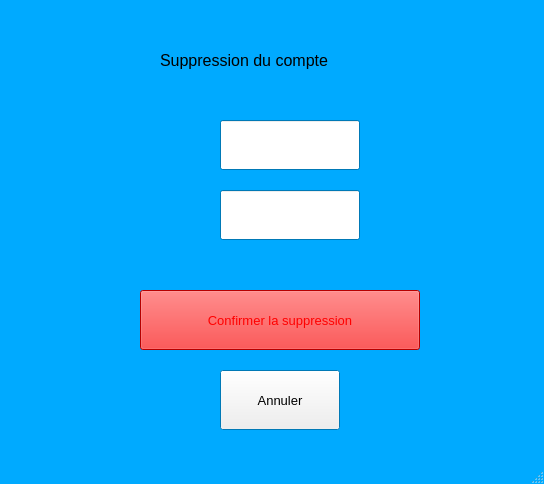
<?xml version="1.0" encoding="UTF-8"?>
<ui version="4.0">
 <class>MainWindow</class>
 <widget class="QMainWindow" name="MainWindow">
  <property name="geometry">
   <rect>
    <x>0</x>
    <y>0</y>
    <width>544</width>
    <height>484</height>
   </rect>
  </property>
  <property name="palette">
   <palette>
    <active>
     <colorrole role="Base">
      <brush brushstyle="SolidPattern">
       <color alpha="255">
        <red>255</red>
        <green>255</green>
        <blue>255</blue>
       </color>
      </brush>
     </colorrole>
     <colorrole role="Window">
      <brush brushstyle="SolidPattern">
       <color alpha="255">
        <red>0</red>
        <green>170</green>
        <blue>255</blue>
       </color>
      </brush>
     </colorrole>
    </active>
    <inactive>
     <colorrole role="Base">
      <brush brushstyle="SolidPattern">
       <color alpha="255">
        <red>255</red>
        <green>255</green>
        <blue>255</blue>
       </color>
      </brush>
     </colorrole>
     <colorrole role="Window">
      <brush brushstyle="SolidPattern">
       <color alpha="255">
        <red>0</red>
        <green>170</green>
        <blue>255</blue>
       </color>
      </brush>
     </colorrole>
    </inactive>
    <disabled>
     <colorrole role="Base">
      <brush brushstyle="SolidPattern">
       <color alpha="255">
        <red>0</red>
        <green>170</green>
        <blue>255</blue>
       </color>
      </brush>
     </colorrole>
     <colorrole role="Window">
      <brush brushstyle="SolidPattern">
       <color alpha="255">
        <red>0</red>
        <green>170</green>
        <blue>255</blue>
       </color>
      </brush>
     </colorrole>
    </disabled>
   </palette>
  </property>
  <property name="font">
   <font>
    <pointsize>10</pointsize>
   </font>
  </property>
  <property name="windowTitle">
   <string>MainWindow</string>
  </property>
  <widget class="QWidget" name="centralwidget">
   <widget class="QLabel" name="label">
    <property name="geometry">
     <rect>
      <x>160</x>
      <y>20</y>
      <width>281</width>
      <height>81</height>
     </rect>
    </property>
    <property name="font">
     <font>
      <pointsize>12</pointsize>
     </font>
    </property>
    <property name="text">
     <string>Suppression du compte</string>
    </property>
   </widget>
   <widget class="QLineEdit" name="Mail3">
    <property name="geometry">
     <rect>
      <x>220</x>
      <y>120</y>
      <width>140</width>
      <height>50</height>
     </rect>
    </property>
    <property name="text">
     <string/>
    </property>
   </widget>
   <widget class="QLineEdit" name="MDP3">
    <property name="geometry">
     <rect>
      <x>220</x>
      <y>190</y>
      <width>140</width>
      <height>50</height>
     </rect>
    </property>
    <property name="text">
     <string/>
    </property>
   </widget>
   <widget class="QPushButton" name="Confirmer3">
    <property name="geometry">
     <rect>
      <x>140</x>
      <y>290</y>
      <width>280</width>
      <height>60</height>
     </rect>
    </property>
    <property name="palette">
     <palette>
      <active>
       <colorrole role="WindowText">
        <brush brushstyle="SolidPattern">
         <color alpha="255">
          <red>255</red>
          <green>0</green>
          <blue>0</blue>
         </color>
        </brush>
       </colorrole>
       <colorrole role="Button">
        <brush brushstyle="SolidPattern">
         <color alpha="255">
          <red>255</red>
          <green>0</green>
          <blue>0</blue>
         </color>
        </brush>
       </colorrole>
       <colorrole role="Light">
        <brush brushstyle="SolidPattern">
         <color alpha="255">
          <red>255</red>
          <green>0</green>
          <blue>0</blue>
         </color>
        </brush>
       </colorrole>
       <colorrole role="Midlight">
        <brush brushstyle="SolidPattern">
         <color alpha="255">
          <red>255</red>
          <green>0</green>
          <blue>0</blue>
         </color>
        </brush>
       </colorrole>
       <colorrole role="Dark">
        <brush brushstyle="SolidPattern">
         <color alpha="255">
          <red>255</red>
          <green>0</green>
          <blue>0</blue>
         </color>
        </brush>
       </colorrole>
       <colorrole role="Mid">
        <brush brushstyle="SolidPattern">
         <color alpha="255">
          <red>255</red>
          <green>0</green>
          <blue>0</blue>
         </color>
        </brush>
       </colorrole>
       <colorrole role="Text">
        <brush brushstyle="SolidPattern">
         <color alpha="255">
          <red>255</red>
          <green>0</green>
          <blue>0</blue>
         </color>
        </brush>
       </colorrole>
       <colorrole role="BrightText">
        <brush brushstyle="SolidPattern">
         <color alpha="255">
          <red>255</red>
          <green>0</green>
          <blue>0</blue>
         </color>
        </brush>
       </colorrole>
       <colorrole role="ButtonText">
        <brush brushstyle="SolidPattern">
         <color alpha="255">
          <red>255</red>
          <green>0</green>
          <blue>0</blue>
         </color>
        </brush>
       </colorrole>
       <colorrole role="Base">
        <brush brushstyle="SolidPattern">
         <color alpha="255">
          <red>255</red>
          <green>0</green>
          <blue>0</blue>
         </color>
        </brush>
       </colorrole>
       <colorrole role="Window">
        <brush brushstyle="SolidPattern">
         <color alpha="255">
          <red>255</red>
          <green>0</green>
          <blue>0</blue>
         </color>
        </brush>
       </colorrole>
       <colorrole role="Shadow">
        <brush brushstyle="SolidPattern">
         <color alpha="255">
          <red>255</red>
          <green>0</green>
          <blue>0</blue>
         </color>
        </brush>
       </colorrole>
       <colorrole role="Highlight">
        <brush brushstyle="SolidPattern">
         <color alpha="255">
          <red>255</red>
          <green>0</green>
          <blue>0</blue>
         </color>
        </brush>
       </colorrole>
       <colorrole role="HighlightedText">
        <brush brushstyle="SolidPattern">
         <color alpha="255">
          <red>255</red>
          <green>0</green>
          <blue>0</blue>
         </color>
        </brush>
       </colorrole>
       <colorrole role="Link">
        <brush brushstyle="SolidPattern">
         <color alpha="255">
          <red>255</red>
          <green>0</green>
          <blue>0</blue>
         </color>
        </brush>
       </colorrole>
       <colorrole role="LinkVisited">
        <brush brushstyle="SolidPattern">
         <color alpha="255">
          <red>255</red>
          <green>0</green>
          <blue>0</blue>
         </color>
        </brush>
       </colorrole>
       <colorrole role="AlternateBase">
        <brush brushstyle="SolidPattern">
         <color alpha="255">
          <red>255</red>
          <green>0</green>
          <blue>0</blue>
         </color>
        </brush>
       </colorrole>
       <colorrole role="NoRole">
        <brush brushstyle="SolidPattern">
         <color alpha="255">
          <red>255</red>
          <green>0</green>
          <blue>0</blue>
         </color>
        </brush>
       </colorrole>
       <colorrole role="ToolTipBase">
        <brush brushstyle="SolidPattern">
         <color alpha="255">
          <red>255</red>
          <green>0</green>
          <blue>0</blue>
         </color>
        </brush>
       </colorrole>
       <colorrole role="ToolTipText">
        <brush brushstyle="SolidPattern">
         <color alpha="255">
          <red>255</red>
          <green>0</green>
          <blue>0</blue>
         </color>
        </brush>
       </colorrole>
      </active>
      <inactive>
       <colorrole role="WindowText">
        <brush brushstyle="SolidPattern">
         <color alpha="255">
          <red>255</red>
          <green>0</green>
          <blue>0</blue>
         </color>
        </brush>
       </colorrole>
       <colorrole role="Button">
        <brush brushstyle="SolidPattern">
         <color alpha="255">
          <red>255</red>
          <green>0</green>
          <blue>0</blue>
         </color>
        </brush>
       </colorrole>
       <colorrole role="Light">
        <brush brushstyle="SolidPattern">
         <color alpha="255">
          <red>255</red>
          <green>0</green>
          <blue>0</blue>
         </color>
        </brush>
       </colorrole>
       <colorrole role="Midlight">
        <brush brushstyle="SolidPattern">
         <color alpha="255">
          <red>255</red>
          <green>0</green>
          <blue>0</blue>
         </color>
        </brush>
       </colorrole>
       <colorrole role="Dark">
        <brush brushstyle="SolidPattern">
         <color alpha="255">
          <red>255</red>
          <green>0</green>
          <blue>0</blue>
         </color>
        </brush>
       </colorrole>
       <colorrole role="Mid">
        <brush brushstyle="SolidPattern">
         <color alpha="255">
          <red>255</red>
          <green>0</green>
          <blue>0</blue>
         </color>
        </brush>
       </colorrole>
       <colorrole role="Text">
        <brush brushstyle="SolidPattern">
         <color alpha="255">
          <red>255</red>
          <green>0</green>
          <blue>0</blue>
         </color>
        </brush>
       </colorrole>
       <colorrole role="BrightText">
        <brush brushstyle="SolidPattern">
         <color alpha="255">
          <red>255</red>
          <green>0</green>
          <blue>0</blue>
         </color>
        </brush>
       </colorrole>
       <colorrole role="ButtonText">
        <brush brushstyle="SolidPattern">
         <color alpha="255">
          <red>255</red>
          <green>0</green>
          <blue>0</blue>
         </color>
        </brush>
       </colorrole>
       <colorrole role="Base">
        <brush brushstyle="SolidPattern">
         <color alpha="255">
          <red>255</red>
          <green>0</green>
          <blue>0</blue>
         </color>
        </brush>
       </colorrole>
       <colorrole role="Window">
        <brush brushstyle="SolidPattern">
         <color alpha="255">
          <red>255</red>
          <green>0</green>
          <blue>0</blue>
         </color>
        </brush>
       </colorrole>
       <colorrole role="Shadow">
        <brush brushstyle="SolidPattern">
         <color alpha="255">
          <red>255</red>
          <green>0</green>
          <blue>0</blue>
         </color>
        </brush>
       </colorrole>
       <colorrole role="Highlight">
        <brush brushstyle="SolidPattern">
         <color alpha="255">
          <red>255</red>
          <green>0</green>
          <blue>0</blue>
         </color>
        </brush>
       </colorrole>
       <colorrole role="HighlightedText">
        <brush brushstyle="SolidPattern">
         <color alpha="255">
          <red>255</red>
          <green>0</green>
          <blue>0</blue>
         </color>
        </brush>
       </colorrole>
       <colorrole role="Link">
        <brush brushstyle="SolidPattern">
         <color alpha="255">
          <red>255</red>
          <green>0</green>
          <blue>0</blue>
         </color>
        </brush>
       </colorrole>
       <colorrole role="LinkVisited">
        <brush brushstyle="SolidPattern">
         <color alpha="255">
          <red>255</red>
          <green>0</green>
          <blue>0</blue>
         </color>
        </brush>
       </colorrole>
       <colorrole role="AlternateBase">
        <brush brushstyle="SolidPattern">
         <color alpha="255">
          <red>255</red>
          <green>0</green>
          <blue>0</blue>
         </color>
        </brush>
       </colorrole>
       <colorrole role="NoRole">
        <brush brushstyle="SolidPattern">
         <color alpha="255">
          <red>255</red>
          <green>0</green>
          <blue>0</blue>
         </color>
        </brush>
       </colorrole>
       <colorrole role="ToolTipBase">
        <brush brushstyle="SolidPattern">
         <color alpha="255">
          <red>255</red>
          <green>0</green>
          <blue>0</blue>
         </color>
        </brush>
       </colorrole>
       <colorrole role="ToolTipText">
        <brush brushstyle="SolidPattern">
         <color alpha="255">
          <red>255</red>
          <green>0</green>
          <blue>0</blue>
         </color>
        </brush>
       </colorrole>
      </inactive>
      <disabled>
       <colorrole role="WindowText">
        <brush brushstyle="SolidPattern">
         <color alpha="255">
          <red>255</red>
          <green>0</green>
          <blue>0</blue>
         </color>
        </brush>
       </colorrole>
       <colorrole role="Button">
        <brush brushstyle="SolidPattern">
         <color alpha="255">
          <red>255</red>
          <green>0</green>
          <blue>0</blue>
         </color>
        </brush>
       </colorrole>
       <colorrole role="Light">
        <brush brushstyle="SolidPattern">
         <color alpha="255">
          <red>255</red>
          <green>0</green>
          <blue>0</blue>
         </color>
        </brush>
       </colorrole>
       <colorrole role="Midlight">
        <brush brushstyle="SolidPattern">
         <color alpha="255">
          <red>255</red>
          <green>0</green>
          <blue>0</blue>
         </color>
        </brush>
       </colorrole>
       <colorrole role="Dark">
        <brush brushstyle="SolidPattern">
         <color alpha="255">
          <red>255</red>
          <green>0</green>
          <blue>0</blue>
         </color>
        </brush>
       </colorrole>
       <colorrole role="Mid">
        <brush brushstyle="SolidPattern">
         <color alpha="255">
          <red>255</red>
          <green>0</green>
          <blue>0</blue>
         </color>
        </brush>
       </colorrole>
       <colorrole role="Text">
        <brush brushstyle="SolidPattern">
         <color alpha="255">
          <red>255</red>
          <green>0</green>
          <blue>0</blue>
         </color>
        </brush>
       </colorrole>
       <colorrole role="BrightText">
        <brush brushstyle="SolidPattern">
         <color alpha="255">
          <red>255</red>
          <green>0</green>
          <blue>0</blue>
         </color>
        </brush>
       </colorrole>
       <colorrole role="ButtonText">
        <brush brushstyle="SolidPattern">
         <color alpha="255">
          <red>255</red>
          <green>0</green>
          <blue>0</blue>
         </color>
        </brush>
       </colorrole>
       <colorrole role="Base">
        <brush brushstyle="SolidPattern">
         <color alpha="255">
          <red>255</red>
          <green>0</green>
          <blue>0</blue>
         </color>
        </brush>
       </colorrole>
       <colorrole role="Window">
        <brush brushstyle="SolidPattern">
         <color alpha="255">
          <red>255</red>
          <green>0</green>
          <blue>0</blue>
         </color>
        </brush>
       </colorrole>
       <colorrole role="Shadow">
        <brush brushstyle="SolidPattern">
         <color alpha="255">
          <red>255</red>
          <green>0</green>
          <blue>0</blue>
         </color>
        </brush>
       </colorrole>
       <colorrole role="Highlight">
        <brush brushstyle="SolidPattern">
         <color alpha="255">
          <red>0</red>
          <green>120</green>
          <blue>215</blue>
         </color>
        </brush>
       </colorrole>
       <colorrole role="HighlightedText">
        <brush brushstyle="SolidPattern">
         <color alpha="255">
          <red>255</red>
          <green>0</green>
          <blue>0</blue>
         </color>
        </brush>
       </colorrole>
       <colorrole role="Link">
        <brush brushstyle="SolidPattern">
         <color alpha="255">
          <red>255</red>
          <green>0</green>
          <blue>0</blue>
         </color>
        </brush>
       </colorrole>
       <colorrole role="LinkVisited">
        <brush brushstyle="SolidPattern">
         <color alpha="255">
          <red>255</red>
          <green>0</green>
          <blue>0</blue>
         </color>
        </brush>
       </colorrole>
       <colorrole role="AlternateBase">
        <brush brushstyle="SolidPattern">
         <color alpha="255">
          <red>255</red>
          <green>0</green>
          <blue>0</blue>
         </color>
        </brush>
       </colorrole>
       <colorrole role="NoRole">
        <brush brushstyle="SolidPattern">
         <color alpha="255">
          <red>255</red>
          <green>0</green>
          <blue>0</blue>
         </color>
        </brush>
       </colorrole>
       <colorrole role="ToolTipBase">
        <brush brushstyle="SolidPattern">
         <color alpha="255">
          <red>255</red>
          <green>0</green>
          <blue>0</blue>
         </color>
        </brush>
       </colorrole>
       <colorrole role="ToolTipText">
        <brush brushstyle="SolidPattern">
         <color alpha="255">
          <red>255</red>
          <green>0</green>
          <blue>0</blue>
         </color>
        </brush>
       </colorrole>
      </disabled>
     </palette>
    </property>
    <property name="autoFillBackground">
     <bool>false</bool>
    </property>
    <property name="text">
     <string>Confirmer la suppression</string>
    </property>
    <property name="shortcut">
     <string notr="true"/>
    </property>
    <property name="checkable">
     <bool>false</bool>
    </property>
    <property name="autoRepeat">
     <bool>false</bool>
    </property>
    <property name="autoExclusive">
     <bool>false</bool>
    </property>
    <property name="default">
     <bool>false</bool>
    </property>
    <property name="flat">
     <bool>false</bool>
    </property>
   </widget>
   <widget class="QPushButton" name="Annuler3">
    <property name="geometry">
     <rect>
      <x>220</x>
      <y>370</y>
      <width>120</width>
      <height>60</height>
     </rect>
    </property>
    <property name="text">
     <string>Annuler</string>
    </property>
   </widget>
  </widget>
  <widget class="QMenuBar" name="menubar">
   <property name="geometry">
    <rect>
     <x>0</x>
     <y>0</y>
     <width>544</width>
     <height>18</height>
    </rect>
   </property>
  </widget>
  <widget class="QStatusBar" name="statusbar"/>
 </widget>
 <resources/>
 <connections/>
</ui>
